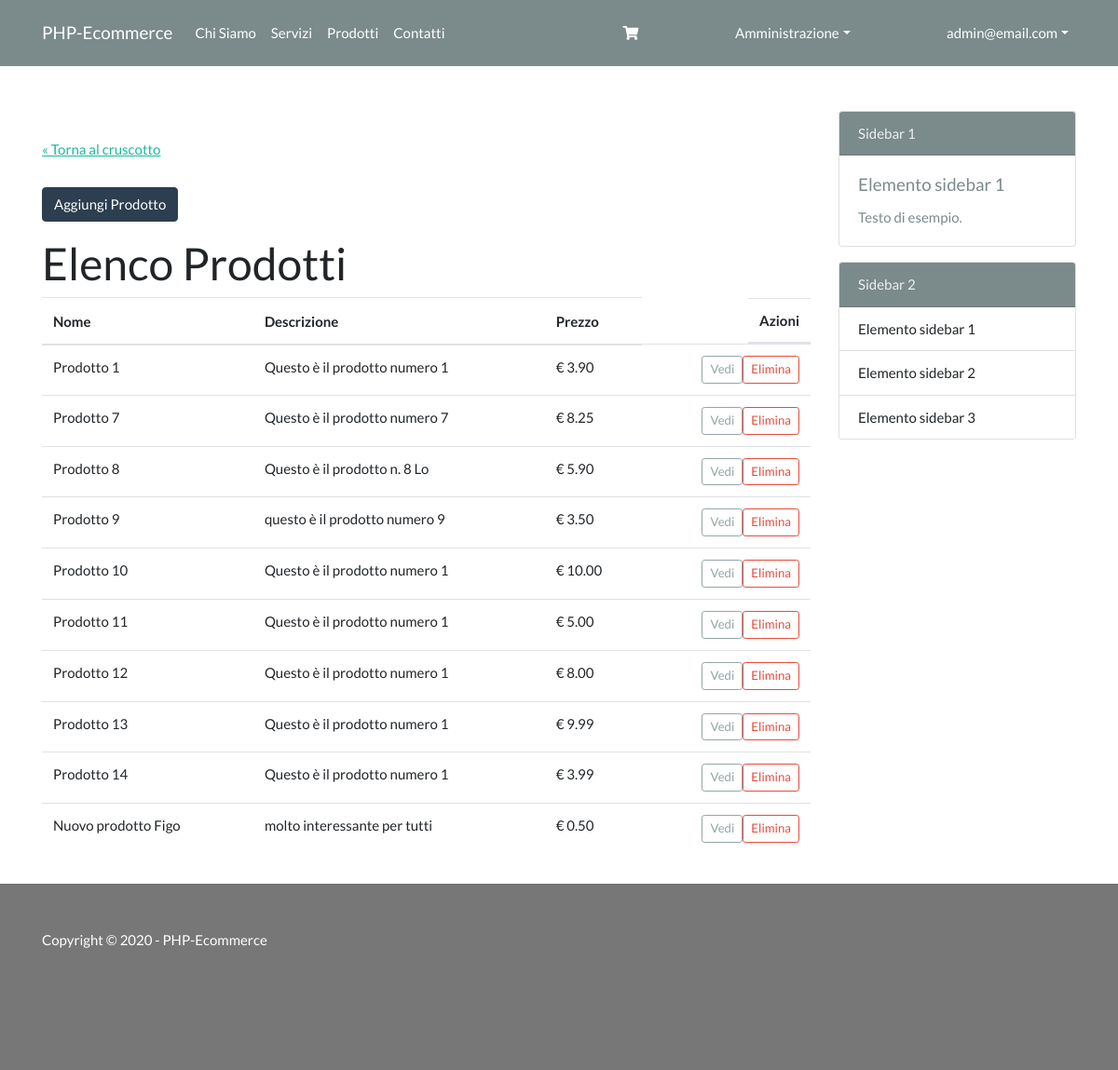
/php-ecommerce/admin?page=products-list (signed in), run on the app's committed database.
### tables this page shows
CREATE TABLE `product` (
  `id` int(11) NOT NULL,
  `name` varchar(50) NOT NULL,
  `description` text NOT NULL,
  `category_id` int(11) NOT NULL,
  `price` decimal(10,2) NOT NULL DEFAULT '0.00'
);

### php-ecommerce/inc/authorize.php (called while the page is built, shortened)
<?php
  if (isset($_SESSION['user'])) {
    $loggedInUser = unserialize($_SESSION['user']);
  }

### php-ecommerce/classes/DB.php (called while the page is built, shortened)
<?php
class DB {
  private $conn;
  public function __construct() {
    global $conn;
    $this->conn = $conn;
  }
 public function select_all($tableName, $columns = array()) {
    $query = 'SELECT ';
    $strCol = '';
    foreach($columns as $colName) {
      $strCol .= ' '. esc($colName) . ',';
    }
    $strCol = substr($strCol, 0, -1);
    $query .= $strCol . ' FROM ' . $tableName;
    $result = mysqli_query($this->conn, $query);
    $resultArray = mysqli_fetch_all($result, MYSQLI_ASSOC);
    return $resultArray;
  }
}
class DBManager {
  protected $db;
  protected $columns;
  protected $tableName;
  public function __construct(){
    $this->db = new DB();
  }
  public function getAll() {
    $results = $this->db->select_all($this->tableName, $this->columns);
    $objects = array();
    foreach($results as $result) {
      array_push($objects, (object)$result);
    }
    return $objects;
  }
}

### php-ecommerce/classes/Product.php (called while the page is built, shortened)
<?php
class ProductManager extends DBManager {
  public function __construct(){
    $this->columns = array( 'id', 'name', 'price', 'description', 'category_id' );
    $this->tableName = 'Product';
  }
}

### php-ecommerce/inc/functions.php (called while the page is built, shortened)
<?php
 function esc($str) {
    global $conn;
    return mysqli_real_escape_string($conn, htmlspecialchars($str));
  }
  function esc_html($str) {
    return htmlspecialchars($str);
  }

### php-ecommerce/admin/pages/products-list.php (the view, shortened to what this page needs)
<?php
$mgr = new ProductManager();
$products = $mgr->getAll();
?>
<a href="<?php echo ROOT_URL . 'admin?page=product'; ?>" class="btn btn-primary mb-3">Aggiungi Prodotto</a>
<h1>Elenco Prodotti</h1>
<?php if (count($products) > 0) : ?>
<table class="table table-hover">
  <thead>
    <tr>
      <th scope="col">Nome</th>
      <th scope="col" class="big-screen">Descrizione</th>
      <th scope="col">Prezzo</th>
      <th scope="col" class="right">Azioni</th>
    </tr>
  </thead>
  <tbody>
    <?php foreach ($products as $product) : ?>
    <tr>
      <td><?php echo esc_html($product->name); ?></td>
      <td class="big-screen"><?php echo esc_html(substr($product->description, 0, 30)); ?></td>
      <td>€ <?php echo esc_html($product->price); ?></td>
      <td>
        <form method="post" class="right">
          <input name="delete" onclick="return confirm('Procedere ad eliminare?');" type="submit" class="btn btn-outline-danger btn-sm" value="Elimina">
        </form>
        <a class="right btn btn-outline-secondary btn-sm" href="<?php echo ROOT_URL . 'admin?page=product'; ?>&id=<?php echo esc_html($product->id); ?>">Vedi</a>
      </td>
    </tr>
    <?php endforeach ; ?>
  </tbody>
</table>
<?php else : ?>
  <p>Nessun Prodotto presente...</p>
<?php endif ; ?>

### php-ecommerce/public/template-parts/header.php (shortened to what this page needs)
<?php
global $loggedInUser;
?>
<!DOCTYPE html>
<html lang="en">
<head>
  <link rel="stylesheet" href="https://bootswatch.com/4/flatly/bootstrap.css">
  <link rel="stylesheet" href="<?php echo ROOT_URL; ?>assets/css/style.css">
  <link rel="stylesheet" href="https://use.fontawesome.com/releases/v5.8.1/css/all.css">
</head>
<body>
  <nav class="navbar navbar-expand-md navbar-dark bg-dark">
    <div class="container">
      <a class="navbar-brand" href="<?php echo ROOT_URL; ?>index.php"><?php echo SITE_NAME; ?></a>
      <div class="collapse navbar-collapse" id="navbarsExampleDefault">
        <ul class="navbar-nav mr-auto">
          <li class="nav-item">
            <a class="nav-link" href="<?php echo ROOT_URL; ?>?page=about">Chi Siamo</a>
          </li>
          <li class="nav-item">
            <a class="nav-link" href="<?php echo ROOT_URL; ?>?page=services">Servizi</a>
          </li>
          <li class="nav-item">
            <a class="nav-link" href="<?php echo ROOT_URL; ?>shop?page=products-list">Prodotti</a>
          </li>
          <li class="nav-item">
            <a class="nav-link" href="<?php echo ROOT_URL; ?>?page=contacts">Contatti</a>
          </li>
        </ul>
        <ul class="cart-desktop navbar-nav ml-auto">
          <li class="nav-item">
            <a class="nav-link" href="<?php echo ROOT_URL; ?>shop?page=cart">
              <i class="fas fa-shopping-cart"></i>
            </a>
          </li>
        </ul>
        <?php if ($loggedInUser && $loggedInUser->user_type == 'admin') : ?>
        <ul class="navbar-nav ml-auto">
          <li class="nav-item dropdown">
            <a class="nav-link dropdown-toggle" href="#" id="dropdown01" data-toggle="dropdown" aria-haspopup="true" aria-expanded="false">Amministrazione</a>
          </li>
        </ul>
        <?php endif; ?>
        <?php if ($loggedInUser) : ?>
        <ul class="navbar-nav ml-auto">
          <li class="nav-item dropdown">
            <a class="nav-link dropdown-toggle" href="#" id="dropdown01" data-toggle="dropdown" aria-haspopup="true" aria-expanded="false"><?php echo $loggedInUser->email; ?></a>
          </li>
        </ul>
        <?php endif; ?>
      </div>
    </div>
  </nav>

### php-ecommerce/admin/index.php (shortened to what this page needs)
<?php
global $loggedInUser;
$page = isset($_GET["page"]) ? $_GET["page"] : 'dashboard';
?>
<?php include ROOT_PATH . 'public/template-parts/header.php'; ?>
<div class="container mt-5 newclass">
  <div class="row">
    <div class="col-lg-9">
      <div class="main">
        <?php if ($page != 'dashboard' AND $page != 'process-order') : ?>
          <a class="back underline" href="<?php echo ROOT_URL; ?>admin?page=dashboard">&laquo; Torna al cruscotto</a>
          <br>
        <?php endif; ?>
        <?php include "pages/$page.php"; ?>
      </div>
    </div>
    <div class="col-lg-3 big-screen">
      <?php include ROOT_PATH . 'public/template-parts/sidebar.php'; ?>
    </div>
  </div>
</div>
<?php include ROOT_PATH . 'public/template-parts/footer.php'; ?>

### php-ecommerce/public/template-parts/sidebar.php (shortened to what this page needs)
<div class="card mb-3" >
        <div class="card-header bg-dark text-light">
          Sidebar 1
        </div>
        <div class="card-body text-dark text-light">
          <h5 class="card-title">Elemento sidebar 1</h5>
          <p class="card-text">Testo di esempio.</p>
        </div>
      </div>
      <div class="card mb-3" >
        <div class="card-header bg-dark text-light">
          Sidebar 2
        </div>
        <ul class="list-group list-group-flush">
          <li class="list-group-item">Elemento sidebar 1</li>
          <li class="list-group-item">Elemento sidebar 2</li>
          <li class="list-group-item">Elemento sidebar 3</li>
        </ul>
      </div>

### php-ecommerce/public/template-parts/footer.php (shortened to what this page needs)
  <footer class="navbar-fixed bottom">
    <hr>
    <div class="container mt-5 mb-5">
      <p><?php echo 'Copyright &copy; ' . date('Y').' - '. SITE_NAME; ?></p>
    </div>
  </footer>
</body>
</html>

### php-ecommerce/assets/css/style.css (style rules this page uses)
footer { min-height: 200px; background: #777; color: #fff; height: 100%; }
.right { float: right; }
a.back { padding: 30px 0; display: inline-block; }
a.underline { text-decoration: underline; }

### data on the page
product: name "Prodotto 1", description "Questo è il prodotto numero 1", price "3.90"
product: name "Prodotto 7", description "Questo è il prodotto numero 7", price "8.25"
product: name "Prodotto 8", description "Questo è il prodotto n. 8 Lo", price "5.90"
product: name "Prodotto 9", description "questo è il prodotto numero 9", price "3.50"
product: name "Prodotto 10", description "Questo è il prodotto numero 1", price "10.00"
product: name "Prodotto 11", description "Questo è il prodotto numero 1", price "5.00"
product: name "Prodotto 12", description "Questo è il prodotto numero 1", price "8.00"
product: name "Prodotto 13", description "Questo è il prodotto numero 1", price "9.99"
product: name "Prodotto 14", description "Questo è il prodotto numero 1", price "3.99"
product: name "Nuovo prodotto Figo", description "molto interessante per tutti", price "0.50"

### other printed values
SITE_NAME "PHP-Ecommerce"
$loggedInUser->email "admin@email.com"
